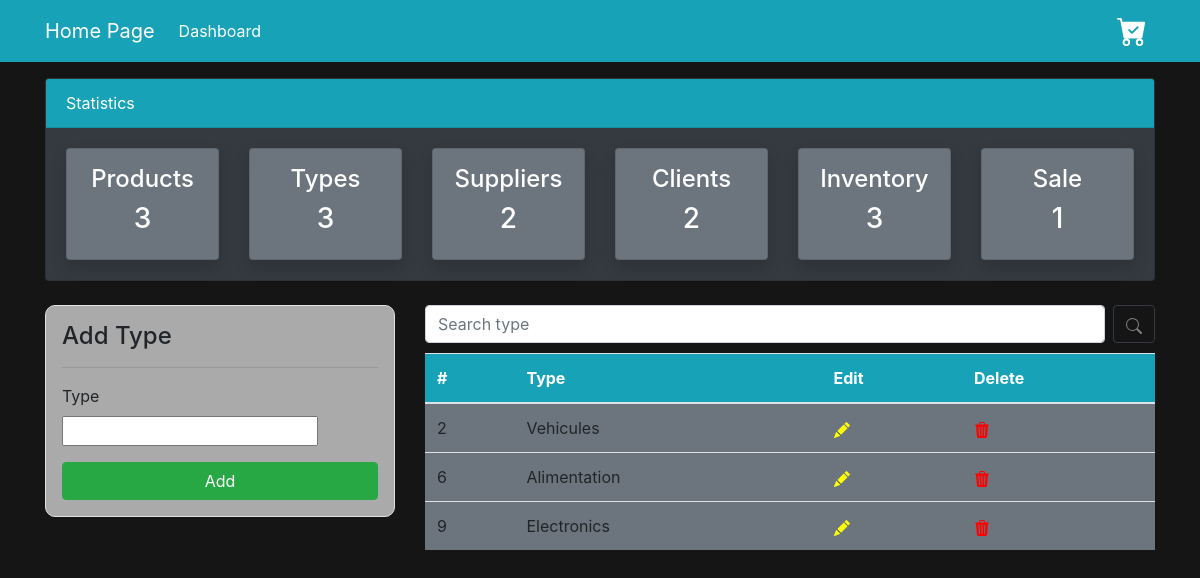
The page /list_Types/ on the database its author committed.
### GestStockMagasin/models.py (models this page shows, shortened)
class TypeProduit (models.Model):
    CodeT = models.AutoField(primary_key=True)
    DesignationT = models.CharField(max_length=100)

### GestStockMagasin/views.py (the view)
# urls.py: path('list_Types/', views.afficher_Types,name="dashboard-types"),
def afficher_Types(request):
    prods = Produit.objects.all()
    prod_count = prods.count()
    item = VenteComptoir.objects.all()
    vente_count = item.count()
    fours = Fournisseur.objects.all()
    fours_count = fours.count()
    types = TypeProduit.objects.all()
    type_count = types.count()
    users = User.objects.all()
    user_count = users.count()
    Clients = Client.objects.all()
    client_count = Clients.count()
    stock = Stock.objects.all()
    stock_count = stock.count()
    if request.method =="GET":
        query=request.GET.get('recherche')
        if query:
            types=TypeProduit.objects.filter(DesignationT__contains = query)
    if request.method == 'POST':
        form = TypeForm(request.POST)
        if form.is_valid():
            form.save()
            T_name = form.cleaned_data.get('DesignationT')
            messages.success(request, f'{T_name} has been added')
            return redirect("dashboard-types")
    else:
        form = TypeForm()
    contexte = {
        'types':types,
        'form' : form,
        'P_count':prod_count,
        'F_count':fours_count,
        'C_count':client_count,
        'U_count': user_count,
        'T_count':type_count,
        'S_count':stock_count,
        'V_count':vente_count,
    }
    return render(request, "Types/Types.html", contexte)

### GestStockMagasin/forms.py
class TypeForm(forms.ModelForm):
    class Meta:
        model = TypeProduit
        fields = "__all__"

### GestStockMagasin/templates/Types/Types.html (shortened to what this page needs)
<!DOCTYPE html>
<html lang="en">
  <head>
    <link
      rel="stylesheet"
      href="https://cdn.jsdelivr.net/npm/bootstrap@4.6.2/dist/css/bootstrap.min.css"
    />
  </head>
  <body style="background-color: #151515">
    <nav class="navbar navbar-expand-lg navbar-info bg-info">
      <div class="container">
        <a class="navbar-brand text-white" href="{% url 'main-dashboard' %}"
          >Home Page</a
        >
        <div class="collapse navbar-collapse" id="navbarSupportedContent">
          <ul class="navbar-nav mr-auto">
            <li class="nav-item active">
              <a class="nav-link text-white" href="{% url 'main-dashboard' %}"
                >Dashboard <span class="sr-only">(current)</span></a
              >
            </li>
          </ul>
          <ul class="navbar-nav ml-auto">
            <li class="nav-item active">
              <a class="nav-link text-white" href="{% url 'main-dashboard' %}">
              </a>
            </li>
          </ul>
        </div>
      </div>
    </nav>
    <div class="container">
      <div class="row mt-3">
        <div class="col-md-12">
          <div class="card bg-dark">
            <div class="card-header text-white bg-info">Statistics</div>
            <div class="card-body">
              <div class="row">
                <div class="col-md-2">
                  <a
                    class="text-decoration-none text-white"
                    href="{% url 'dashboard-produits' %}"
                  >
                    <div
                      class="card my-card shadow text-center p-3 bg-secondary"
                    >
                      <h4>Products </h4>
                      <h3>{{ P_count }}</h3>
                    </div>
                  </a>
                </div>
                <div class="col-md-2">
                  <a
                    class="text-decoration-none text-white"
                    href="{% url 'dashboard-types' %}"
                  >
                    <div
                      class="card my-card shadow text-center p-3 bg-secondary"
                    >
                      <h4>Types </h4>
                      <h3>{{ T_count }}</h3>
                    </div>
                  </a>
                </div>
                <div class="col-md-2">
                  <a
                    class="text-decoration-none text-white"
                    href="{% url 'dashboard-Fournisseur' %}"
                  >
                    <div
                      class="card my-card shadow text-center p-3 bg-secondary"
                    >
                      <h4>Suppliers</h4>
                      <h3>{{ F_count }}</h3>
                    </div>
                  </a>
                </div>
                <div class="col-md-2">
                  <a
                    class="text-decoration-none text-white"
                    href="{% url 'dashboard-client' %}"
                  >
                    <div
                      class="card my-card shadow text-center p-3 bg-secondary"
                    >
                      <h4>Clients </h4>
                      <h3>{{ C_count }}</h3>
                    </div>
                  </a>
                </div>
                <div class="col-md-2">
                  <a
                    class="text-decoration-none text-white"
                    href="{% url 'dashboard-stock' %}"
                  >
                    <div
                      class="card my-card shadow text-center p-3 bg-secondary"
                    >
                      <h4>Inventory</h4>
                      <h3>{{ S_count }}</h3>
                    </div>
                  </a>
                </div>
                <div class="col-md-2">
                  <a
                    class="text-decoration-none text-white"
                    href="{% url 'dashboard-vente' %}"
                  >
                    <div
                      class="card my-card shadow text-center p-3 bg-secondary"
                    >
                      <h4>Sale</h4>
                      <h3>{{ V_count }}</h3>
                    </div>
                  </a>
                </div>
              </div>
            </div>
          </div>
        </div>
      </div>
    </div>
    <div class="container">
      <div class="row my-4">
        <div class="col-md-4">
          <div
            class="border p-3"
            style="border-radius: 10px; background-color: #aaaaaa"
          >
            <h4>Add Type</h4>
            <hr />
            <form action="" method="POST">
              <div class="form-group">
                <label for="exampleInputEmail1">Type</label>
                <br />
                {{ form.DesignationT }}
              </div>
              <input
                type="submit"
                value="Add"
                class="btn btn-success btn-block"
              />
            </form>
          </div>
        </div>
        <div class="col-md-8">
          <form style="margin-bottom: 10px" action="" method="GET">
            <div class="input-group">
              <input
                type="text"
                name="recherche"
                id="search"
                class="form-control rounded"
                placeholder="Search type"
                aria-label="Search"
                aria-describedby="search-addon"
              />
              <button
                style="margin-left: 8px"
                type="submit"
                class="btn btn-outline-dark"
              >
                <svg
                  xmlns="http://www.w3.org/2000/svg"
                  width="16"
                  height="16"
                  fill="grey"
                  class="bi bi-search"
                  viewBox="0 0 16 16"
                >
                  <path
                    d="M11.742 10.344a6.5 6.5 0 1 0-1.397 1.398h-.001c.03.04.062.078.098.115l3.85 3.85a1 1 0 0 0 1.415-1.414l-3.85-3.85a1.007 1.007 0 0 0-.115-.1zM12 6.5a5.5 5.5 0 1 1-11 0 5.5 5.5 0 0 1 11 0z"
                  />
                </svg>
              </button>
            </div>
          </form>
          <table class="table bg-secondary">
            <thead class="bg-info">
              <tr class="text-white">
                <th scope="col">#</th>
                <th scope="col">Type</th>
                <th scope="col">Edit</th>
                <th scope="col">Delete</th>
              </tr>
            </thead>
            <tbody>
              {% for T in types %}
              <tr>
                <td class="text-black">{{ T.CodeT }}</td>
                <td class="text-black">{{ T.DesignationT }}</td>
                <td class="text-black">
                  <a href="{% url 'edit-type' T.CodeT %}">
                  </a>
                </td>
                <td class="text-black">
                  <a href="{% url 'delete-type' T.CodeT %}">
                  </a>
                </td>
              </tr>
              {% endfor %}
            </tbody>
          </table>
        </div>
      </div>
    </div>
  </body>
</html>

### rows shown on the page
TypeProduit: CodeT "2", DesignationT "Vehicules"
TypeProduit: CodeT "6", DesignationT "Alimentation"
TypeProduit: CodeT "9", DesignationT "Electronics"

### other values the page prints
{{ P_count }} "3"
{{ T_count }} "3"
{{ F_count }} "2"
{{ C_count }} "2"
{{ S_count }} "3"
{{ V_count }} "1"
